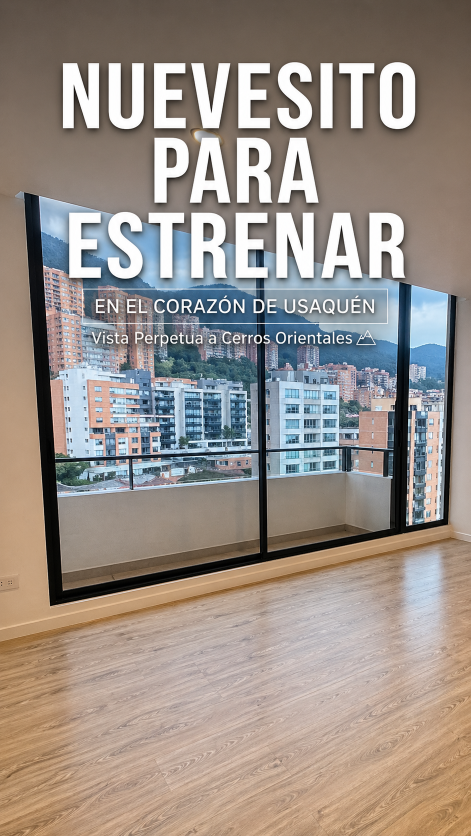
#> input picture assets/portada_ap_sta_barbara_oriental.png, 941 x 1672 px, found by its file name (shown at 1/2 size)
$ python create_og_image.py
#> lines starting #> are read from the running program, lines starting #| are printed output that depends on the picture
import os
from PIL import Image

def optimize_og_image():
    current_dir = os.path.dirname(os.path.abspath(__file__))
    assets_dir = os.path.join(current_dir, 'assets')
    input_path = os.path.join(assets_dir, 'portada_ap_sta_barbara_oriental.png')
    output_path = os.path.join(assets_dir, 'portada_og.jpg')

    if not os.path.exists(input_path):
        print(f"Error: {input_path} no existe.")
        return

    try:
        with Image.open(input_path) as img:
            # Convert to RGB (required for JPEG)
#> img is the input picture: PIL image 941x1672 RGB; mean R, G, B 152.9, 143.1, 135.7
            img = img.convert('RGB')
            # Resize to WhatsApp recommended 1200x630 (or similar aspect ratio)
            # Actually just resize to a width of 800px to ensure very small file size
            target_width = 800
            ratio = target_width / img.width
#> ratio = 0.85
            new_height = int(img.height * ratio)
#> new_height = 1421
            img = img.resize((target_width, new_height), Image.Resampling.LANCZOS)
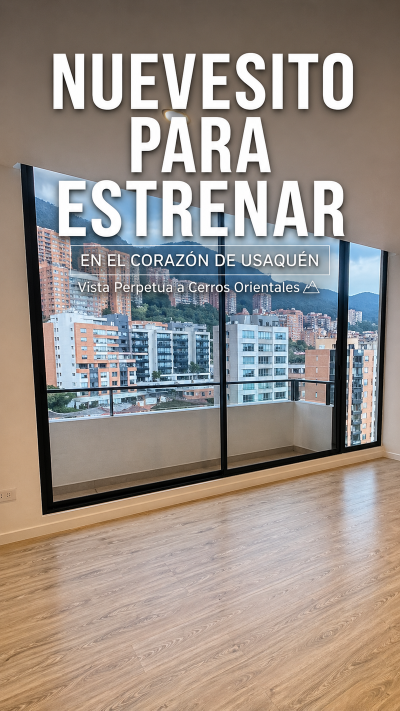
#> img: PIL image 800x1421 RGB (shown at 1/2 size); mean R, G, B 152.9, 143.1, 135.7

            # Save as highly compressed JPEG
            img.save(output_path, 'JPEG', quality=70, optimize=True)

            size_kb = os.path.getsize(output_path) / 1024
            print(f"Éxito: Creada {output_path} ({size_kb:.2f} KB)")

    except Exception as e:
        print(f"Error procesando imagen: {e}")

if __name__ == "__main__":
    optimize_og_image()
